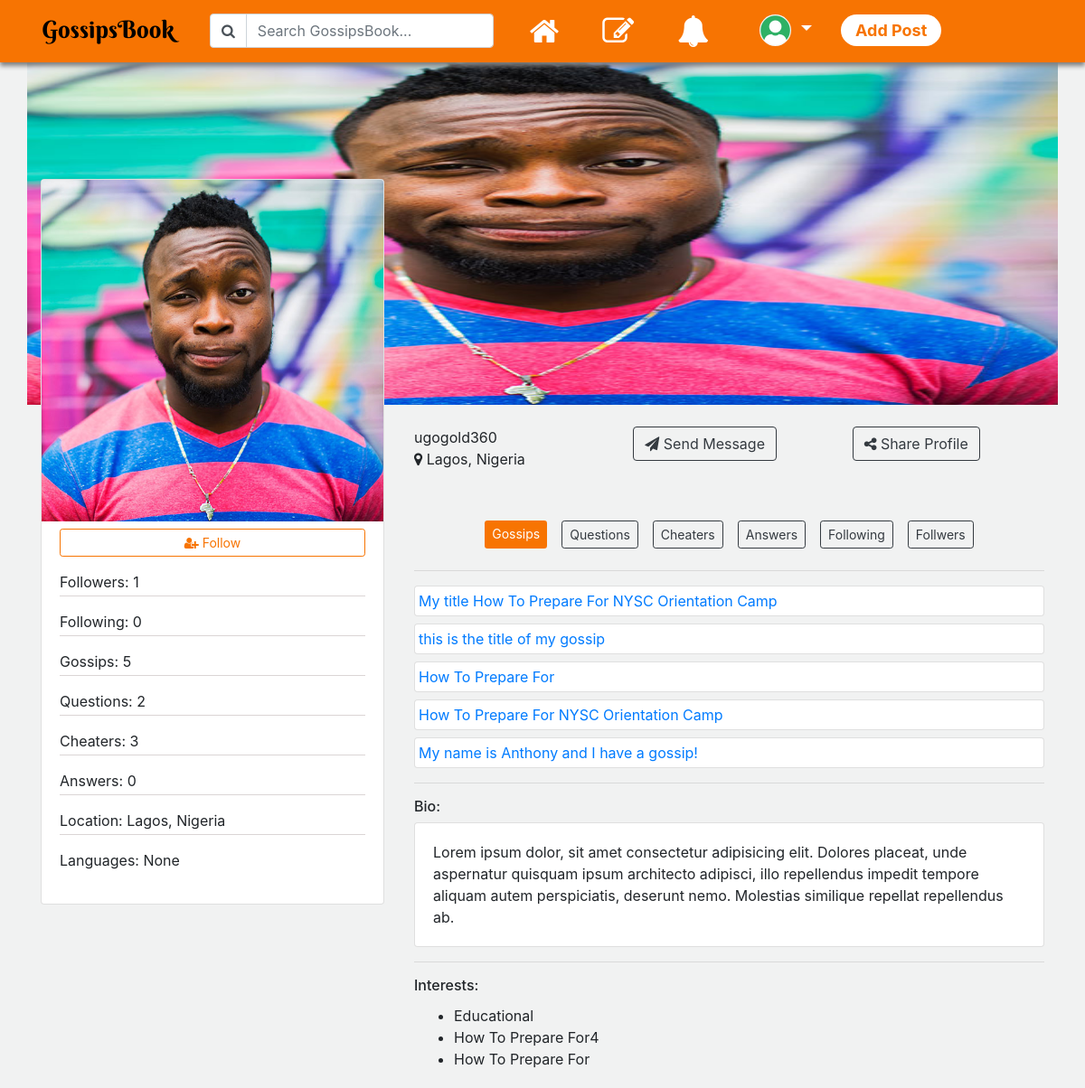
Before: /users/ugogold360/profile with the older database file.
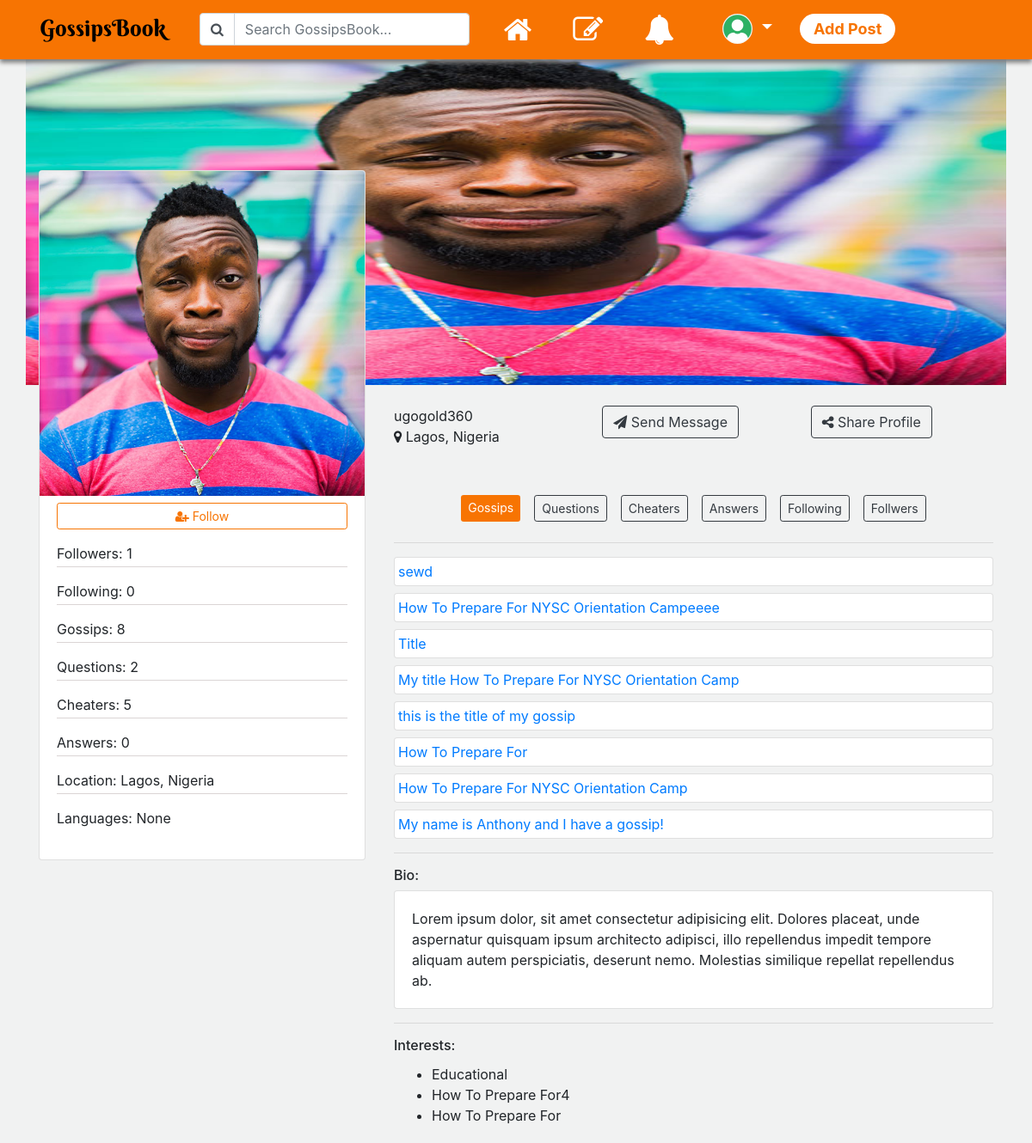
After: the same page with the newer database file.
### gossips/models.py (models this page shows, shortened)
class GossipsModel(models.Model):
    title = models.CharField(max_length=75, unique=True, help_text='What is the title of your gossip?',
                             verbose_name='Title')
    content = models.TextField(max_length=3000)
    slug = models.SlugField(unique=True)
    date_published = models.DateTimeField(auto_now_add=True, verbose_name='Date Published')
    date_updated = models.DateTimeField(auto_now=True, verbose_name='Date Updated')
    author = models.ForeignKey(User, on_delete=models.CASCADE, related_name='gossip_author')
    image = models.ImageField(upload_to=upload_location, blank=True, null=True, help_text='Add image (optional)')
    tags = models.ManyToManyField(Tags, name='q_tags', blank=True)
    shares = models.IntegerField(default=0)
    true = models.ManyToManyField(User, related_name='true', blank=True)
    false = models.ManyToManyField(User, related_name='false', blank=True)
    class Meta:
        verbose_name_plural = 'Gossips'

### users/models.py (models this page shows, shortened)
class Interests(models.Model):
    title = models.CharField(max_length=75, unique=True)
    description = models.TextField(max_length=300, blank=True, null=True, help_text='You can optionally provide a '
                                                                                    'description for this interest')
    class Meta:
        verbose_name_plural = 'Interests'

### users/views.py (the view)
# urls.py: path('<str:username>/profile', user_view_profile, name='user_view_profile'),
def user_view_profile(request, username):
    try:
        user_profile = User.objects.get(username=username)
    except:
        messages.warning(request, "An error occured while trying to get the user details")
        return redirect('gossips:gossips_index')
    user_questions = QuestionsModel.objects.filter(author=user_profile).order_by('-date_published')
    user_gossips = GossipsModel.objects.filter(author=user_profile).order_by('-date_published')
    user_cheaters = CheatersModel.objects.filter(author=user_profile).order_by('-date_published')
    followers = user_profile.profile.followers.all()
    following = user_profile.profile.following.all()
    context = {'user_profile': user_profile,
                'user_questions': user_questions,
                'user_gossips': user_gossips,
                'user_cheaters': user_cheaters,
                'followers': followers,
                'following': following}
    return render(request, 'users/view_profile.html', context)

### users/templates/users/view_profile.html (shortened to what the changed rows need)
<!doctype html> {% load static %}
<html lang="en">
<head>
    <link rel="stylesheet" href="https://cdnjs.cloudflare.com/ajax/libs/font-awesome/4.7.0/css/font-awesome.min.css">
    <link rel="stylesheet" href="{% static 'css/bootstrap.min.css' %}">
    <link rel="stylesheet" href="{% static 'css/style.css' %}">
    <link rel="stylesheet" href="{% static 'css/custom.css' %}">
</head>
<body>
    <div class="container image-container">
        <div class="row">
            <section class="col-4">
                <div class="card profile_image">
                    <div class="card-body pt-2">
                        {% if not request.user == user_profile %}
                        {% if request.user in user_profile.profile.followers.all %}
                        <a href="{% url 'users:follow_user' user_profile.username %}" class="btn btn-outline-light btn-sm btn-block follow-button mb-3"><i class="fa fa-user-minus"></i> Unfollow</a>
                        {% else %}
                        <a href="{% url 'users:follow_user' user_profile.username %}" class="btn btn-outline-light btn-sm btn-block follow-button mb-3"><i class="fa fa-user-plus"></i> Follow</a>
                        {% endif %}
                        {% endif %}
                        <p class="card-text text-lead">Followers: {{followers.count}}</p>
                        <p class="card-text">Following: {{following.count}}</p>
                        <p class="card-text">Gossips: {{user_gossips.count}}</p>
                        <p class="card-text">Questions: {{user_questions.count}}</p>
                        <p class="card-text">Cheaters: {{user_cheaters.count}}</p>
                        <p class="card-text">Answers: 0 </p>
                        <p class="card-text">Location: {{user_profile.profile.location}}</p>
                        <p>Languages: {{user_profile.profile.languages}}</p>
                    </div>
                </div>
            </section>
            <section class="col-8 mt-4 pl-5">
                <main class="detailSection" id="gossipsList">
                    {% for gossip in user_gossips %}
                    <div class="card mb-2">
                        <div class="card-body p-1"><a href="{% url 'gossips:gossip_detail' gossip.slug %}">{{gossip.title}}</a> </div>
                    </div>
                    {% endfor %}
                </main>
                <main>
                    <div class="">
                        <div class="card-body p-1">
                            <ul>
                                {% for interest in user_profile.profile.interests.all %}
                                    <li>{{ interest.title }} </li>
                                {% endfor %}
                            </ul>
                        </div>
                    </div>
                </main>
            </section>
        </div>
    </div>
</body>
</html>

Changed rows visible on the page:
added GossipsModel: title "sewd"
added GossipsModel: title "How To Prepare For NYSC Orientation Campeeee"
added GossipsModel: title "Title"
Other visible differences:
{{ user_gossips.count }}: "5" → "8"
{{ user_cheaters.count }}: "3" → "5"
